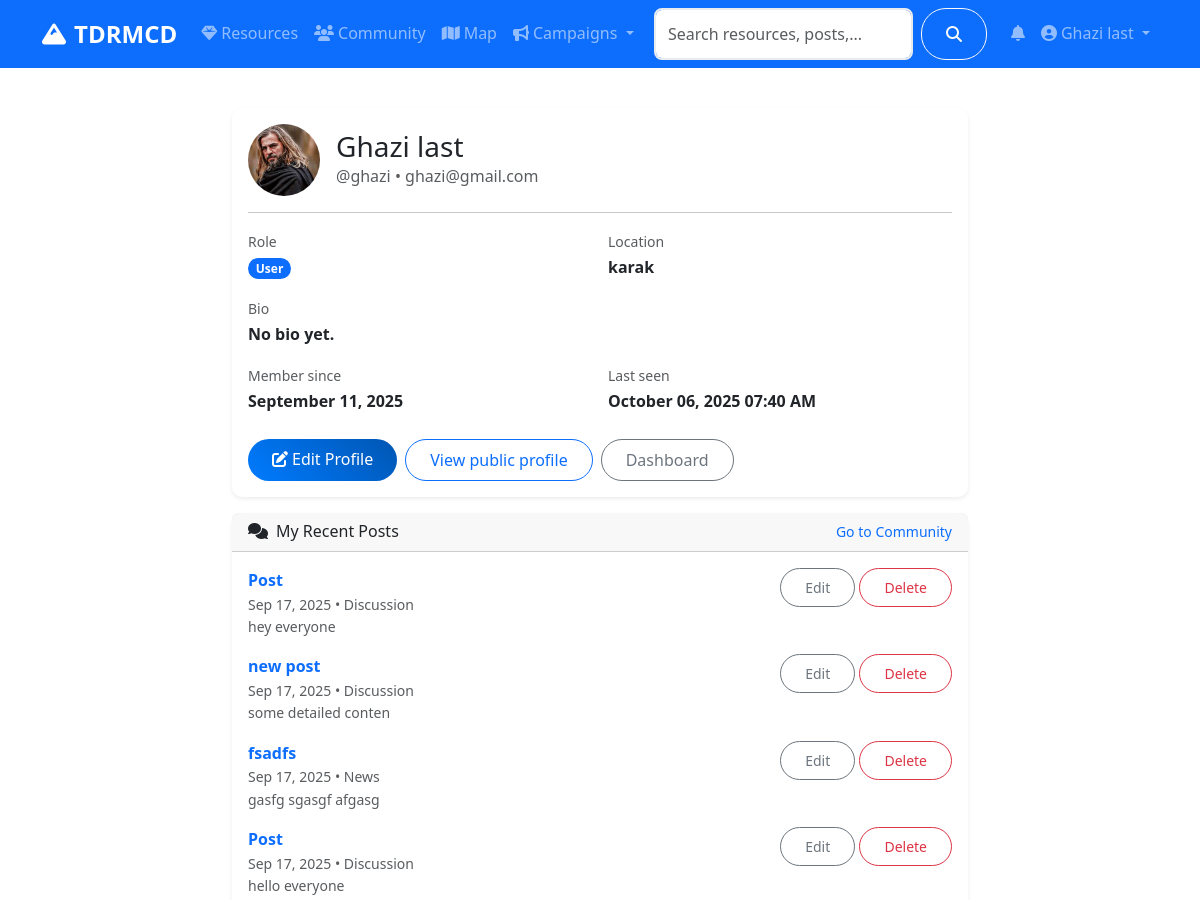
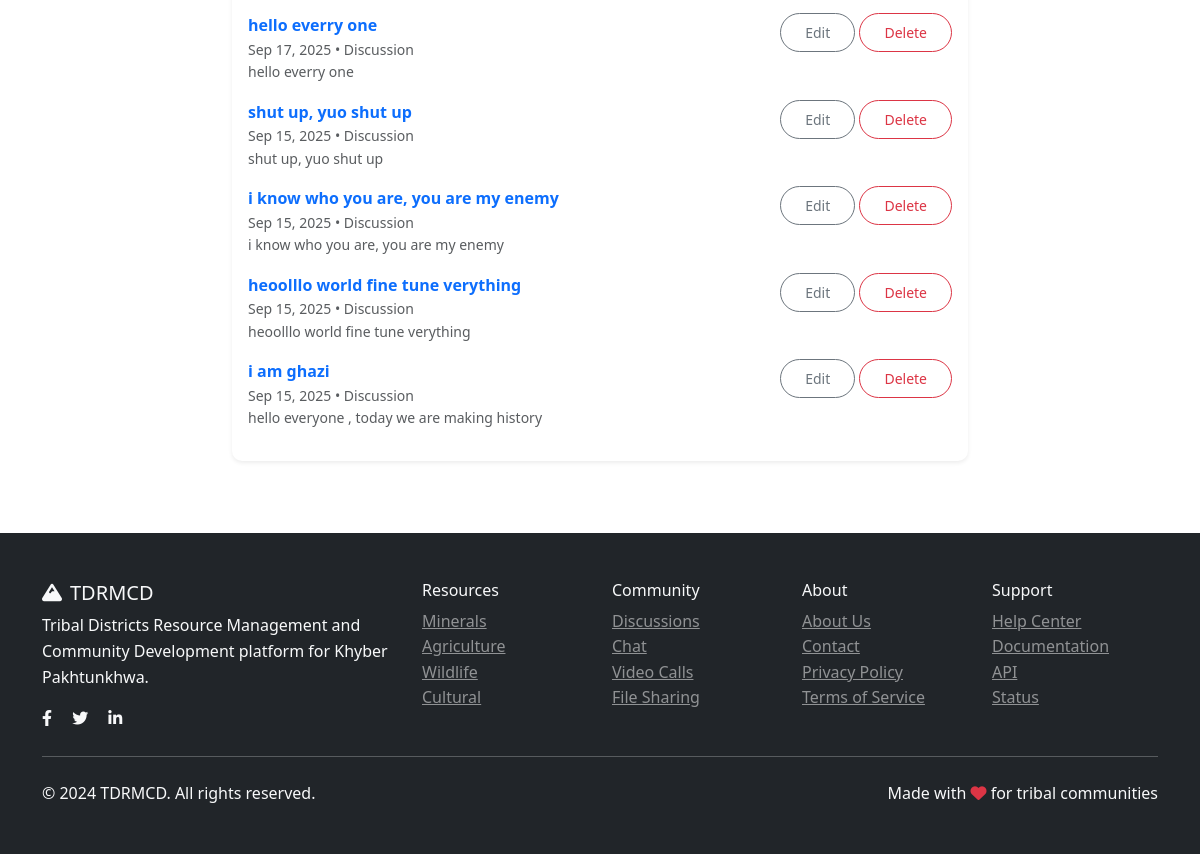
The page /auth/profile (signed in) on the database its author committed (2 pictures, top to bottom).
### models.py (models this page shows, shortened)
class User(UserMixin, db.Model):
    id = db.Column(db.Integer, primary_key=True)
    username = db.Column(db.String(80), unique=True, nullable=False)
    email = db.Column(db.String(120), unique=True, nullable=False)
    password_hash = db.Column(db.String(120), nullable=False)
    first_name = db.Column(db.String(50), nullable=False)
    last_name = db.Column(db.String(50), nullable=False)
    role = db.Column(db.String(20), default='user')  # user, admin, researcher
    location = db.Column(db.String(100))
    bio = db.Column(db.Text)
    avatar = db.Column(db.String(200), default='default.jpg')
    is_active = db.Column(db.Boolean, default=True)
    created_at = db.Column(db.DateTime, default=datetime.utcnow)
    last_seen = db.Column(db.DateTime, default=datetime.utcnow)
    resources = db.relationship('Resource', backref='author', lazy='dynamic')
    posts = db.relationship('CommunityPost', backref='author', lazy='dynamic')
    chat_messages = db.relationship('ChatMessage', backref='sender', lazy='dynamic')
    file_submissions = db.relationship(
        'FileSubmission',
        foreign_keys='FileSubmission.submitter_id',
        backref='submitter',
        lazy='dynamic'
    )
    reviewed_submissions = db.relationship(
        'FileSubmission',
        foreign_keys='FileSubmission.reviewed_by',
        backref='reviewer_user',
        lazy='dynamic'
    )
    notifications = db.relationship('Notification', backref='user', lazy='dynamic')
    following = db.relationship('Follow', foreign_keys='Follow.follower_id', backref='follower', lazy='dynamic')
    followers = db.relationship('Follow', foreign_keys='Follow.followed_id', backref='followed', lazy='dynamic')
    def get_full_name(self):
        return f"{self.first_name} {self.last_name}"
    def is_admin(self):
        return self.role == 'admin'

class CommunityPost(db.Model):
    id = db.Column(db.Integer, primary_key=True)
    title = db.Column(db.String(200), nullable=False)
    content = db.Column(db.Text, nullable=False)
    category = db.Column(db.String(50), nullable=False)  # discussion, question, announcement
    tags = db.Column(db.String(200))
    image_url = db.Column(db.String(200))
    likes = db.Column(db.Integer, default=0)
    views = db.Column(db.Integer, default=0)
    author_id = db.Column(db.Integer, db.ForeignKey('user.id'), nullable=False)
    created_at = db.Column(db.DateTime, default=datetime.utcnow)
    updated_at = db.Column(db.DateTime, default=datetime.utcnow, onupdate=datetime.utcnow)
    comments = db.relationship('Comment', backref='post', lazy='dynamic', cascade='all, delete-orphan')
    likes_relation = db.relationship('PostLike', backref='post', lazy='dynamic', cascade='all, delete-orphan')

### routes/auth.py (the view)
@auth_bp.route('/profile')
@login_required
def profile():
    posts = CommunityPost.query.filter_by(author_id=current_user.id).order_by(desc(CommunityPost.created_at)).limit(10).all()
    return render_template('auth/profile.html', user=current_user, posts=posts)

### app.py (called while the page is built)
@login_manager.user_loader
def load_user(user_id):
    return User.query.get(int(user_id))

### templates/auth/profile.html (shortened to what this page needs)
{% extends "base.html" %}
{% block content %}
<div class="container py-4">
    <div class="row justify-content-center">
        <div class="col-lg-8">
            <div class="card shadow-sm">
                <div class="card-body">
                    <div class="d-flex align-items-center mb-3">
                        <div class="me-3">
                            {% if user.avatar and user.avatar != 'default.jpg' %}
                            <img src="{{ url_for('serve_uploaded_file', subdir='avatars', filename=user.avatar) }}" alt="Avatar" class="rounded-circle" style="width:72px;height:72px;object-fit:cover;">
                            {% else %}
                            <div class="avatar" style="width:72px;height:72px;font-size:1.25rem;">{{ user.first_name[0] }}{{ user.last_name[0] }}</div>
                            {% endif %}
                        </div>
                        <div>
                            <h3 class="mb-0">{{ user.get_full_name() }}</h3>
                            <div class="text-muted">@{{ user.username }} • {{ user.email }}</div>
                        </div>
                    </div>
                    <hr>
                    <div class="row g-3">
                        <div class="col-md-6">
                            <label class="text-muted small">Role</label>
                            <div class="fw-semibold"><span class="badge bg-primary">{{ user.role.title() }}</span></div>
                        </div>
                        <div class="col-md-6">
                            <label class="text-muted small">Location</label>
                            <div class="fw-semibold">{{ user.location or '—' }}</div>
                        </div>
                        <div class="col-12">
                            <label class="text-muted small">Bio</label>
                            <div class="fw-semibold">{{ user.bio or 'No bio yet.' }}</div>
                        </div>
                        <div class="col-md-6">
                            <label class="text-muted small">Member since</label>
                            <div class="fw-semibold">{{ user.created_at.strftime('%B %d, %Y') }}</div>
                        </div>
                        <div class="col-md-6">
                            <label class="text-muted small">Last seen</label>
                            <div class="fw-semibold">{{ user.last_seen.strftime('%B %d, %Y %I:%M %p') }}</div>
                        </div>
                    </div>
                    <div class="mt-4 d-flex gap-2">
                        <a class="btn btn-primary" href="{{ url_for('auth.edit_profile') }}"><i class="fas fa-edit me-1"></i>Edit Profile</a>
                        <a class="btn btn-outline-primary" href="{{ url_for('auth.public_profile', username=user.username) }}">View public profile</a>
                        <a class="btn btn-outline-secondary" href="{{ url_for('main.dashboard') }}">Dashboard</a>
                    </div>
                </div>
            </div>
            {% if posts %}
            <div class="card shadow-sm mt-3">
                <div class="card-header d-flex justify-content-between align-items-center">
                    <h6 class="mb-0"><i class="fas fa-comments me-2"></i>My Recent Posts</h6>
                    <a class="small text-decoration-none" href="{{ url_for('community.index') }}">Go to Community</a>
                </div>
                <div class="card-body">
                    {% for p in posts %}
                    <div class="mb-3 d-flex justify-content-between align-items-start">
                        <div>
                            <a class="text-decoration-none" href="{{ url_for('community.post_detail', id=p.id) }}">
                                <strong>{{ p.title or 'Post' }}</strong>
                            </a>
                            <div class="text-muted small">{{ p.created_at.strftime('%b %d, %Y') }} • {{ p.category.title() }}</div>
                            <div class="small text-muted">{{ p.content[:120] }}{% if p.content|length > 120 %}...{% endif %}</div>
                        </div>
                        <div class="ms-3">
                            <a class="btn btn-sm btn-outline-secondary" href="{{ url_for('community.edit_post', id=p.id) }}">Edit</a>
                            <button class="btn btn-sm btn-outline-danger" type="button" data-delete-post-id="{{ p.id }}">Delete</button>
                        </div>
                    </div>
                    {% endfor %}
                </div>
            </div>
            {% endif %}
        </div>
    </div>
</div>
{% endblock %}

### templates/base.html (shortened to what this page needs)
<!DOCTYPE html>
<html lang="en">
<head>
    <link href="https://cdn.jsdelivr.net/npm/bootstrap@5.3.0/dist/css/bootstrap.min.css" rel="stylesheet">
    <link rel="stylesheet" href="https://cdnjs.cloudflare.com/ajax/libs/font-awesome/6.4.0/css/all.min.css">
    <link rel="stylesheet" href="https://unpkg.com/leaflet@1.9.4/dist/leaflet.css">
    <link rel="stylesheet" href="{{ url_for('static', filename='css/style.css') }}">
</head>
<body>
    <nav class="navbar navbar-expand-lg navbar-dark bg-primary sticky-top">
        <div class="container">
            <a class="navbar-brand fw-bold" href="{{ url_for('main.index') }}">
                <i class="fas fa-mountain me-2"></i>TDRMCD
            </a>
            <div class="collapse navbar-collapse" id="navbarNav">
                <ul class="navbar-nav me-auto">
                    <li class="nav-item">
                        <a class="nav-link" href="{{ url_for('resources.index') }}">
                            <i class="fas fa-gem me-1"></i>Resources
                        </a>
                    </li>
                    <li class="nav-item">
                        <a class="nav-link" href="{{ url_for('community.index') }}">
                            <i class="fas fa-users me-1"></i>Community
                        </a>
                    </li>
                    <li class="nav-item">
                        <a class="nav-link" href="{{ url_for('main.map_view') }}">
                            <i class="fas fa-map me-1"></i>Map
                        </a>
                    </li>
                    <li class="nav-item dropdown">
                        <a class="nav-link dropdown-toggle" href="#" role="button" data-bs-toggle="dropdown">
                            <i class="fas fa-bullhorn me-1"></i>Campaigns
                        </a>
                    </li>
                </ul>
                <form class="d-flex me-3 search-form no-loading" action="{{ url_for('main.search') }}" method="GET" onsubmit="return TDRMCD.validateSearch(event);">
                    <input class="form-control me-2" type="search" name="q" id="navbar-search" placeholder="Search resources, posts, users..." value="{{ request.args.get('q', '') }}">
                    <button class="btn btn-outline-light" type="submit">
                        <i class="fas fa-search"></i>
                    </button>
                </form>
                <ul class="navbar-nav">
                    {% if current_user.is_authenticated %}
                        <li class="nav-item dropdown">
                            <a class="nav-link" href="#" role="button" data-bs-toggle="dropdown" aria-expanded="false">
                                <span class="position-relative">
                                    <i class="fas fa-bell"></i>
                                </span>
                            </a>
                        </li>
                        <li class="nav-item dropdown">
                            <a class="nav-link dropdown-toggle" href="#" role="button" data-bs-toggle="dropdown">
                                <i class="fas fa-user-circle me-1"></i>{{ current_user.get_full_name() }}
                            </a>
                        </li>
                    {% endif %}
                </ul>
            </div>
        </div>
    </nav>
    <main>
        {% block content %}{% endblock %}
    </main>
    <footer class="bg-dark text-light py-5 mt-5">
        <div class="container">
            <div class="row">
                <div class="col-md-4">
                    <h5><i class="fas fa-mountain me-2"></i>TDRMCD</h5>
                    <p>Tribal Districts Resource Management and Community Development platform for Khyber Pakhtunkhwa.</p>
                    <div class="social-links">
                        <a href="#" class="text-light me-3"><i class="fab fa-facebook-f"></i></a>
                        <a href="#" class="text-light me-3"><i class="fab fa-twitter"></i></a>
                        <a href="#" class="text-light me-3"><i class="fab fa-linkedin-in"></i></a>
                    </div>
                </div>
                <div class="col-md-2">
                    <h6>Resources</h6>
                    <ul class="list-unstyled">
                        <li><a href="{{ url_for('resources.by_category', category='minerals') }}" class="text-light-50">Minerals</a></li>
                        <li><a href="{{ url_for('resources.by_category', category='agriculture') }}" class="text-light-50">Agriculture</a></li>
                        <li><a href="{{ url_for('resources.by_category', category='wildlife') }}" class="text-light-50">Wildlife</a></li>
                        <li><a href="{{ url_for('resources.by_category', category='cultural') }}" class="text-light-50">Cultural</a></li>
                    </ul>
                </div>
                <div class="col-md-2">
                    <h6>Community</h6>
                    <ul class="list-unstyled">
                        <li><a href="{{ url_for('community.index') }}" class="text-light-50">Discussions</a></li>
                        <li><a href="{{ url_for('community.chat') }}" class="text-light-50">Chat</a></li>
                        <li><a href="{{ url_for('community.video_calls') }}" class="text-light-50">Video Calls</a></li>
                        <li><a href="{{ url_for('community.files') }}" class="text-light-50">File Sharing</a></li>
                    </ul>
                </div>
                <div class="col-md-2">
                    <h6>About</h6>
                    <ul class="list-unstyled">
                        <li><a href="{{ url_for('main.about') }}" class="text-light-50">About Us</a></li>
                        <li><a href="{{ url_for('main.contact') }}" class="text-light-50">Contact</a></li>
                        <li><a href="{{ url_for('auth.privacy_policy') }}" class="text-light-50">Privacy Policy</a></li>
                        <li><a href="{{ url_for('auth.terms_of_service') }}" class="text-light-50">Terms of Service</a></li>
                    </ul>
                </div>
                <div class="col-md-2">
                    <h6>Support</h6>
                    <ul class="list-unstyled">
                        <li><a href="{{ url_for('main.help_center') }}" class="text-light-50">Help Center</a></li>
                        <li><a href="{{ url_for('main.documentation') }}" class="text-light-50">Documentation</a></li>
                        <li><a href="{{ url_for('main.api_page') }}" class="text-light-50">API</a></li>
                        <li><a href="{{ url_for('main.status_page') }}" class="text-light-50">Status</a></li>
                    </ul>
                </div>
            </div>
            <hr class="my-4">
            <div class="row align-items-center">
                <div class="col-md-6">
                    <p class="mb-0">&copy; 2024 TDRMCD. All rights reserved.</p>
                </div>
                <div class="col-md-6 text-md-end">
                    <p class="mb-0">Made with <i class="fas fa-heart text-danger"></i> for tribal communities</p>
                </div>
            </div>
        </div>
    </footer>
</body>
</html>

### static/css/style.css (style rules this page uses)
:root { --primary-color: #007bff; --secondary-color: #6c757d; --success-color: #28a745; --info-color: #17a2b8; --warning-color: #ffc107; --danger-color: #dc3545; --light-color: #f8f9fa; --dark-color: #343a40; }
body { font-family: 'Segoe UI', Tahoma, Geneva, Verdana, sans-serif; line-height: 1.6; }
.navbar-brand { font-size: 1.5rem; font-weight: 700; }
.card { border: none; border-radius: 10px; transition: all 0.3s ease; }
.btn { border-radius: 25px; padding: 0.5rem 1.5rem; font-weight: 500; transition: all 0.3s ease; cursor: pointer; }
.btn-primary { background: linear-gradient(45deg, var(--primary-color), #0056b3); border: none; }
.form-control { border-radius: 8px; border: 2px solid #e9ecef; padding: 0.75rem; transition: all 0.3s ease; }
.badge { font-size: 0.75rem; padding: 0.35em 0.65em; border-radius: 15px; }
.text-light-50 { color: rgba(255, 255, 255, 0.5) !important; }

### rows shown on the page
User: get_full_name "Ghazi last", avatar (picture), username "ghazi", email "ghazi@gmail.com", role "User", location "karak", bio "No bio yet.", created_at "September 11, 2025", last_seen "October 06, 2025 07:40 AM"
CommunityPost: title "Post", created_at "Sep 17, 2025", category "Discussion", content "hey everyone"
CommunityPost: title "new post", created_at "Sep 17, 2025", category "Discussion", content "some detailed conten"
CommunityPost: title "fsadfs", created_at "Sep 17, 2025", category "News", content "gasfg sgasgf afgasg"
CommunityPost: title "Post", created_at "Sep 17, 2025", category "Discussion", content "hello everyone"
CommunityPost: title "hello everry one", created_at "Sep 17, 2025", category "Discussion", content "hello everry one"
CommunityPost: title "shut up, yuo shut up", created_at "Sep 15, 2025", category "Discussion", content "shut up, yuo shut up"
CommunityPost: title "i know who you are, you are my enemy", created_at "Sep 15, 2025", category "Discussion", content "i know who you are, you are my enemy"
CommunityPost: title "heoolllo world fine tune verything", created_at "Sep 15, 2025", category "Discussion", content "heoolllo world fine tune verything"
CommunityPost: title "i am ghazi", created_at "Sep 15, 2025", category "Discussion", content "hello everyone , today we are making history"
